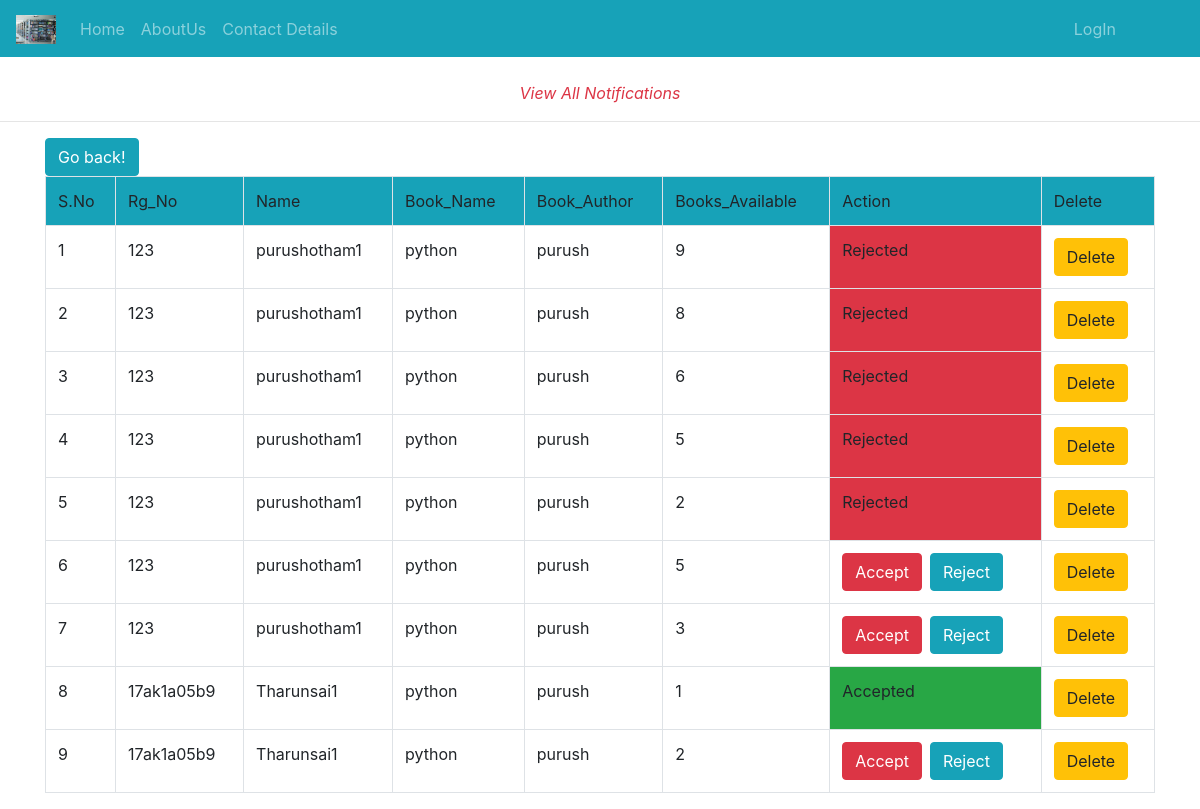
/notipending/, run on an earlier commit of the app's database.
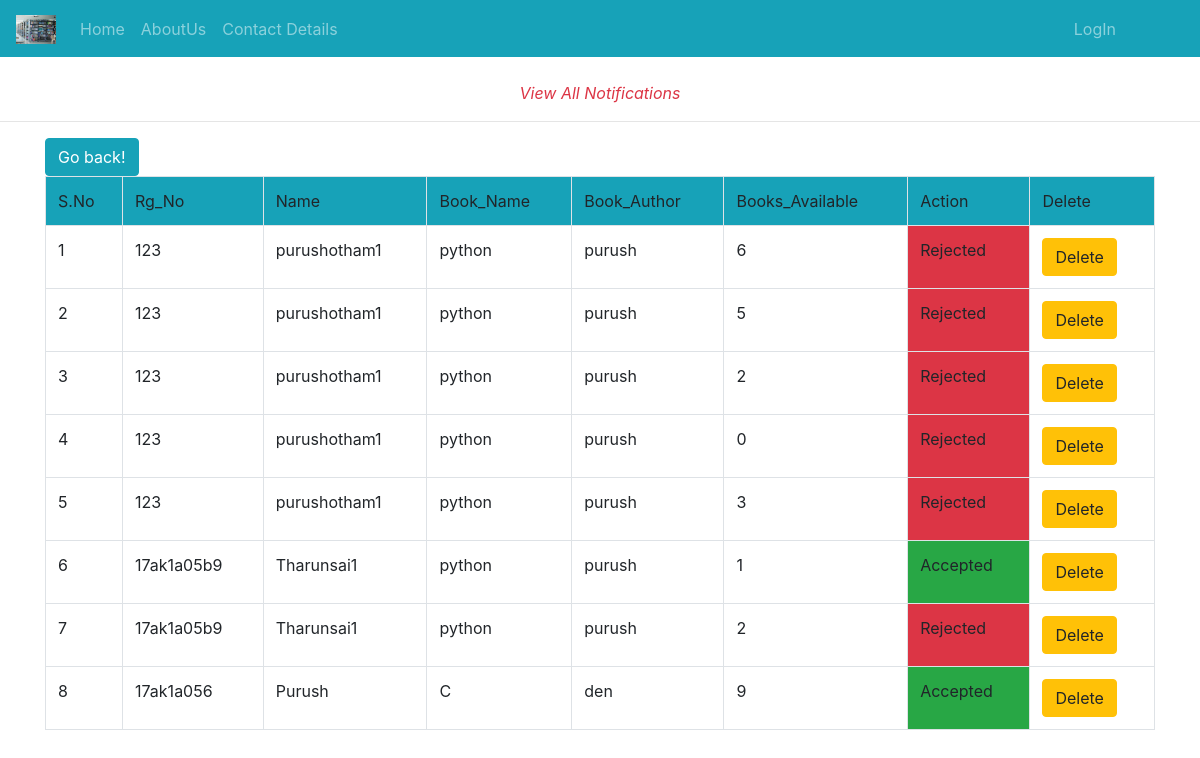
And on a later commit of the database.
### Library_App/models.py (models this page shows)
class st_admin_data(models.Model):
	Rg_No=models.CharField(max_length=120)
	Branch=models.CharField(max_length=120)
	Name=models.CharField(max_length=120)
	issue_status=models.IntegerField(default=0)
	Book_name=models.CharField(max_length=120)
	Book_author=models.CharField(max_length=120)
	Book_count=models.IntegerField(default=0)
	Issue_date=models.DateField(blank=True,null=True)
	Expire_date=models.DateField(blank=True,null=True)
	Return_Date=models.DateField(blank=True,null=True)
	Fine=models.IntegerField(default=0)
	uid=models.ForeignKey(User,on_delete=models.CASCADE)

### Library_App/views.py (the view)
# urls.py: path('notipending/',views.notipending,name="notipending"),
def notipending(req):
	pending2=st_admin_data.objects.all()
	data=Books_Avail.objects.filter()
	return render(req,'html/noti_pendingdata.html',{'p':pending2})

### Library_App/templates/html/noti_pendingdata.html (shortened to what this page needs)
{% extends 'html/base.html' %}
{% load static %}
{% block content %}
<div class="text-center text-danger">
	<br>
	<span><i>View All Notifications</i></span>
</div>
<hr>
<div class="container">
	<table class="table table-bordered table table-hover">
		<input type="button" value="Go back!" onclick="history.back()" class="btn btn-info">
		<tr class="bg bg-info">
			<td>S.No</td>
			<td>Rg_No</td>
			<td>Name</td>
			<td>Book_Name</td>
			<td>Book_Author</td>
			<td>Books_Available</td>
			<td>Action</td>
			<td>Delete</td>
		</tr>
		{% for i in p %}
		<tr>
			<td>{{forloop.counter}}</td>
			<td>{{i.Rg_No}}</td>
			<td>{{i.Name}}</td>
			<td>{{i.Book_name}}</td>
			<td>{{i.Book_author}}</td>
			<td>{{i.Book_count}}</td>
			{% if i.issue_status is 0 %}
			<td><a class="confirm-accept btn btn-danger" href="{% url 'acceptadmin' i.id %}">Accept</a><a class="ml-2 confirm-reject btn btn-info" href="{% url 'rejectadmin' i.id %}">Reject</a>
			</td>
			{% elif i.issue_status is 1 %}
			<td class="bg-success">Accepted</td>
			{% elif i.issue_status is 2 %}
			<td class="bg-danger">Rejected</td>
			{% else %}
			<td class="bg-danger">Rejected</td>
			{% endif %}
			<td><a class="confirm-delete btn btn-warning" href="{% url 'datadelete' i.id %}">Delete</a></td>
		</tr>
		{% endfor %}
	</table>
</div>
{% endblock %}

### Library_App/templates/html/base.html (shortened to what this page needs)
{% load static %}
<!DOCTYPE html>
<html lang="en">
<head>
  <link rel="stylesheet" href="{% static 'css/bootstrap.min.css' %}">
</head>
<body>
	{% include 'html/navbar.html' %}
	{% block content %}
	{% endblock %}
</body>
</html>

### Library_App/templates/html/navbar.html (shortened to what this page needs)
{% load static %}
<nav class="navbar navbar-expand-sm bg-info navbar-dark  navbar-expand-sm">
  <a class="navbar-brand" href="{% url 'hm' %}">
    <img src="{% static 'images/libnew.jpg' %}" alt="logo" style="width:40px;">
  </a>
  <div class="collapse navbar-collapse" id="collapsibleNavbar">
  <ul class="navbar-nav">
    {% if not user.is_authenticated %}
    <li class="nav-item">
      <a class="nav-link" href="{% url 'hm' %}">Home</a>
    </li>
    <li class="nav-item">
      <a class="nav-link" href="{% url 'at' %}">AboutUs</a>
    </li>
    <li class="nav-item">
      <a class="nav-link" href="{% url 'Books' %}">Contact Details</a>
    </li>
    {% endif %}
  </ul>
  <ul class="navbar-nav ml-auto" style="margin-right:60px">
    {% if not user.is_authenticated %}
    <li class="nav-item">
      <a class="nav-link" href="{% url 'log' %}">LogIn</a>
    </li>
{% endif %}
</ul>
</div>
</nav>

What changed in the data, as far as the page shows it:
removed st_admin_data: Rg_No "123", Name "purushotham1", Book_name "python", Book_author "purush", Book_count "9", issue_status "Rejected"
removed st_admin_data: Rg_No "123", Name "purushotham1", Book_name "python", Book_author "purush", Book_count "8", issue_status "Rejected"
changed st_admin_data (number 4 of 8 on the later page): Book_count "5" → "0"; issue_status "Accept Reject" → "Rejected"
changed st_admin_data (number 5 of 8 on the later page): issue_status "Accept Reject" → "Rejected"
changed st_admin_data (number 7 of 8 on the later page): issue_status "Accept Reject" → "Rejected"
added st_admin_data: Rg_No "17ak1a056", Name "Purush", Book_name "C", Book_author "den", Book_count "9", issue_status "Accepted"
